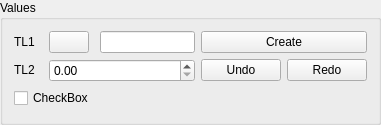
<?xml version="1.0" encoding="UTF-8"?>
<ui version="4.0">
 <class>EntityGUI_1Sel1Spin1Check_QTD</class>
 <widget class="QWidget" name="EntityGUI_1Sel1Spin1Check_QTD">
  <property name="geometry">
   <rect>
    <x>0</x>
    <y>0</y>
    <width>381</width>
    <height>125</height>
   </rect>
  </property>
  <property name="windowTitle">
   <string>EntityGUI_2Spin_QTD</string>
  </property>
  <layout class="QGridLayout">
   <property name="margin">
    <number>0</number>
   </property>
   <property name="spacing">
    <number>0</number>
   </property>
   <item row="0" column="0">
    <widget class="QGroupBox" name="GroupBox1">
     <property name="title">
      <string>Values</string>
     </property>
     <layout class="QGridLayout" name="gridLayout1" columnstretch="0,0,1,0">
      <item row="0" column="0">
       <widget class="QLabel" name="TextLabel1">
        <property name="sizePolicy">
         <sizepolicy hsizetype="Fixed" vsizetype="Fixed">
          <horstretch>0</horstretch>
          <verstretch>0</verstretch>
         </sizepolicy>
        </property>
        <property name="text">
         <string>TL1</string>
        </property>
        <property name="wordWrap">
         <bool>false</bool>
        </property>
       </widget>
      </item>
      <item row="0" column="1">
       <widget class="QPushButton" name="PushButton1">
        <property name="sizePolicy">
         <sizepolicy hsizetype="Fixed" vsizetype="Fixed">
          <horstretch>0</horstretch>
          <verstretch>0</verstretch>
         </sizepolicy>
        </property>
        <property name="text">
         <string/>
        </property>
       </widget>
      </item>
      <item row="0" column="2">
       <widget class="QLineEdit" name="LineEdit1"/>
      </item>
      <item row="0" column="3">
       <widget class="QPushButton" name="buttonApply">
        <property name="text">
         <string>Create</string>
        </property>
       </widget>
      </item>
      <item row="1" column="0">
       <widget class="QLabel" name="TextLabel2">
        <property name="sizePolicy">
         <sizepolicy hsizetype="Fixed" vsizetype="Fixed">
          <horstretch>0</horstretch>
          <verstretch>0</verstretch>
         </sizepolicy>
        </property>
        <property name="text">
         <string>TL2</string>
        </property>
        <property name="wordWrap">
         <bool>false</bool>
        </property>
       </widget>
      </item>
      <item row="1" column="1" colspan="2">
       <widget class="SalomeApp_DoubleSpinBox" name="SpinBox_DX"/>
      </item>
      <item row="1" column="3">
       <layout class="QGridLayout">
        <property name="margin">
         <number>0</number>
        </property>
        <property name="spacing">
         <number>6</number>
        </property>
        <item row="0" column="0">
         <widget class="QPushButton" name="buttonUndo">
          <property name="text">
           <string>Undo</string>
          </property>
         </widget>
        </item>
        <item row="0" column="1">
         <widget class="QPushButton" name="buttonRedo">
          <property name="text">
           <string>Redo</string>
          </property>
         </widget>
        </item>
       </layout>
      </item>
      <item row="2" column="0" colspan="2">
       <widget class="QCheckBox" name="checkBox">
        <property name="text">
         <string>CheckBox</string>
        </property>
       </widget>
      </item>
     </layout>
    </widget>
   </item>
  </layout>
 </widget>
 <layoutdefault spacing="6" margin="11"/>
 <pixmapfunction>qPixmapFromMimeSource</pixmapfunction>
 <customwidgets>
  <customwidget>
   <class>SalomeApp_DoubleSpinBox</class>
   <extends>QDoubleSpinBox</extends>
   <header location="global">SalomeApp_DoubleSpinBox.h</header>
  </customwidget>
 </customwidgets>
 <tabstops>
  <tabstop>SpinBox_DX</tabstop>
  <tabstop>buttonApply</tabstop>
  <tabstop>buttonUndo</tabstop>
  <tabstop>buttonRedo</tabstop>
 </tabstops>
 <resources/>
 <connections/>
</ui>
